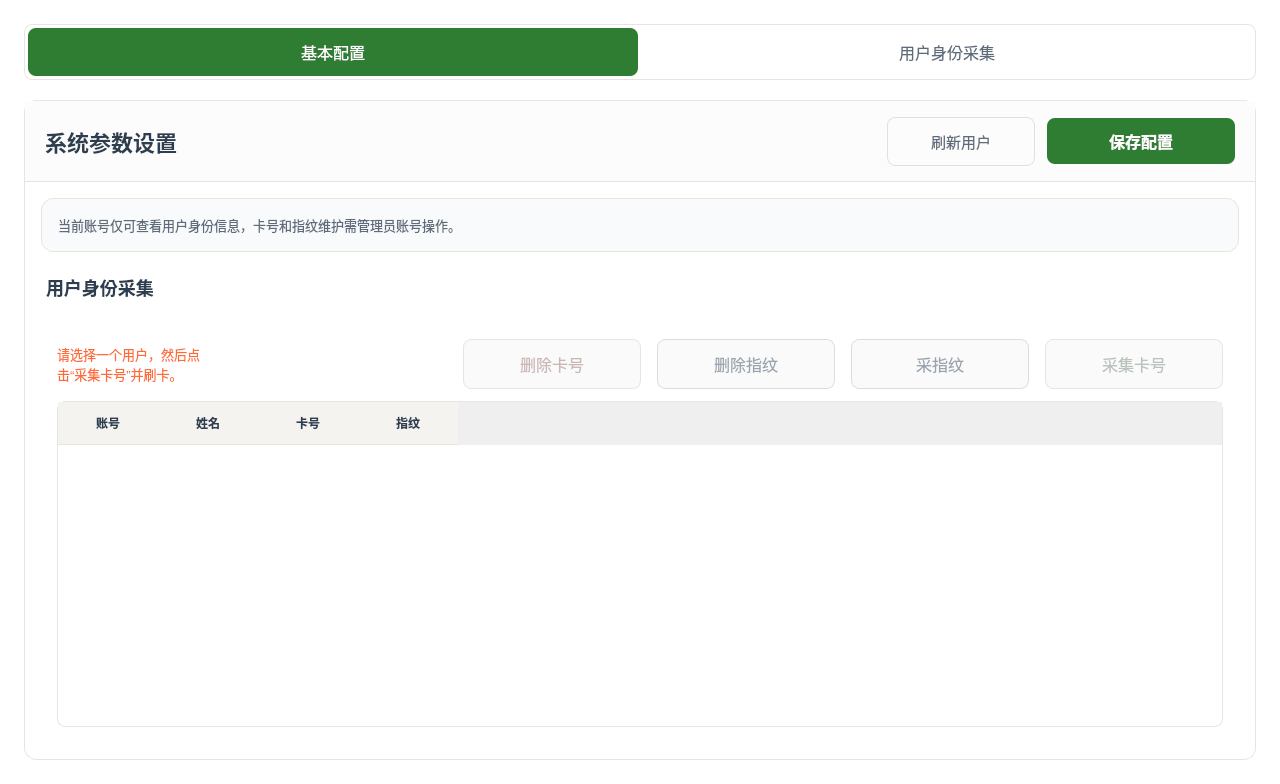
<?xml version="1.0" encoding="UTF-8"?>
<ui version="4.0">
 <class>SystemPage</class>
 <widget class="QWidget" name="SystemPage">
  <property name="geometry">
   <rect>
    <x>0</x>
    <y>0</y>
    <width>1280</width>
    <height>735</height>
   </rect>
  </property>
  <property name="styleSheet">
   <string notr="true">
/* ========== 系统设置页面样式 ========== */
#SystemPage {
    background-color: transparent;
}

/* 页面标题 */
#pageTitle {
    color: #2C3E50;
    font-size: 24px;
    font-weight: normal;
}

/* 标签页切换按钮 - 基础样式 */
#tabBasic, #tabAdvanced {
    background-color: transparent;
    color: #5D6B7A;
    font-size: 16px;
    border: none;
    border-radius: 8px;
    padding: 12px 22px;
    min-width: 120px;
}

#tabBasic:hover, #tabAdvanced:hover, #tabUserIdentity:hover {
    background-color: #E8F5E9;
}

#tabBasic:pressed, #tabAdvanced:pressed, #tabUserIdentity:pressed {
    background-color: #C8E6C9;
}

#tabBasic:checked, #tabAdvanced:checked, #tabUserIdentity:checked {
    background-color: #2E7D32;
    color: #FFFFFF;
}

#sysTabs {
    background-color: #FFFFFF;
    border: 1px solid #E8E4DE;
    border-radius: 8px;
    padding: 4px;
}

/* 表单面板 */
#sysFormPanel {
    background-color: #FFFFFF;
    border: 1px solid #E8E4DE;
    border-radius: 12px;
}

#formHeader {
    border-bottom: 1px solid #E8E4DE;
    background: transparent;
}

#contentStack {
    background: transparent;
    border: none;
}

#basicPage, #advancedPage {
    background: transparent;
}

#basicIntroCard {
    background-color: #F8FAFB;
    border: 1px solid #E8E4DE;
    border-radius: 12px;
}

#basicProfileCard, #basicSerialCard {
    background-color: transparent;
    border: none;
    border-radius: 0;
}

#basicHintLabel {
    color: #5D6B7A;
    font-size: 13px;
    background: transparent;
    border: none;
}

#advancedIntroCard {
    background-color: #F8FAFB;
    border: 1px solid #E8E4DE;
    border-radius: 12px;
}

#advancedHintLabel {
    color: #5D6B7A;
    font-size: 13px;
    background: transparent;
    border: none;
}

#advancedContentHost {
    background-color: #FFFFFF;
    border: none;
    border-radius: 12px;
}

#advancedActionCard, #advancedTableCard {
    background: transparent;
    border: none;
}

#advancedActionHintLabel {
    color: #FF6B35;
    font-size: 13px;
    background: transparent;
    border: none;
}

#formScrollArea {
    border: none;
    background: transparent;
}

#collectFingerprintBtn {
    background-color: #FFFFFF;
    color: #2E7D32;
    font-size: 16px;
    border: 1px solid #2E7D32;
    border-radius: 8px;
    padding: 12px 22px;
    min-width: 132px;
}

#collectFingerprintBtn:hover {
    background-color: #E8F5E9;
}

#collectFingerprintBtn:pressed {
    background-color: #C8E6C9;
}

#collectFingerprintBtn:disabled {
    background-color: #FAFAFA;
    color: #B9C2BB;
    border: 1px solid #E8E4DE;
}

#deleteCardBtn {
    background-color: #FFFFFF;
    color: #C62828;
    font-size: 16px;
    border: 1px solid #E0B6B6;
    border-radius: 8px;
    padding: 12px 22px;
    min-width: 132px;
}

#deleteCardBtn:hover {
    background-color: #FFF2F2;
}

#deleteCardBtn:pressed {
    background-color: #F6DCDC;
}

#deleteCardBtn:disabled {
    background-color: #FAFAFA;
    color: #CCB7B7;
    border-color: #E8E4DE;
}

#deleteFingerprintBtn, #collectFingerprintPlaceholderBtn {
    background-color: #FAFAFA;
    color: #9AA4AF;
    font-size: 16px;
    border: 1px solid #D9DDE2;
    border-radius: 8px;
    padding: 12px 22px;
    min-width: 132px;
}

#userTable {
    background-color: #FFFFFF;
    border: 1px solid #E8E4DE;
    border-radius: 8px;
    gridline-color: #E8E4DE;
}

#userTable::item {
    padding: 8px;
    border-bottom: 1px solid #E8E4DE;
}

#userTable::item:selected {
    background-color: #E8F5E9;
    color: #2C3E50;
}

#userTable QHeaderView::section {
    background-color: #F5F3EF;
    color: #2C3E50;
    font-weight: bold;
    padding: 10px;
    border: none;
    border-bottom: 1px solid #E8E4DE;
}

/* 表单标题 */
#formTitle {
    color: #2C3E50;
    font-size: 22px;
    font-weight: bold;
    border: none;
    background: transparent;
}

/* 分区标题 - 加粗醒目 */
#sectionTitle1, #basicSectionTitle, #advancedSectionTitle {
    color: #2C3E50;
    font-size: 18px;
    font-weight: bold;
    background: transparent;
    border: none;
    padding: 10px 0;
}

/* 字段标签 - 无边框纯文字 */
#field1Label, #field2Label, #field3Label, #field4Label, 
#field5Label, #field6Label, #field7Label, #field8Label {
    color: #5D6B7A;
    font-size: 17px;
    font-weight: 600;
    background: transparent;
    border: none;
    padding: 0;
}

/* 输入框 */
QLineEdit {
    background-color: #F5F3EF;
    border: 1px solid #E8E4DE;
    border-radius: 10px;
    padding: 16px 18px;
    font-size: 18px;
    color: #2C3E50;
    min-height: 28px;
}

/* 下拉框 */
QComboBox {
    background-color: #F7F6F2;
    border: 1px solid #E3E0D8;
    border-radius: 12px;
    padding: 16px 34px 16px 18px;
    font-size: 18px;
    color: #2C3E50;
    min-width: 140px;
    min-height: 28px;
}

QComboBox:disabled, QComboBox[readOnlyMuted=&quot;true&quot;] {
    background-color: #FAFAFA;
    color: #9AA4AF;
    border: 1px solid #E8E4DE;
}

QComboBox:disabled::drop-down, QComboBox[readOnlyMuted=&quot;true&quot;]::drop-down {
    background: transparent;
}

QComboBox:disabled QAbstractItemView, QComboBox[readOnlyMuted=&quot;true&quot;] QAbstractItemView {
    color: #9AA4AF;
}

QLineEdit:focus, QComboBox:focus {
    border-color: #2E7D32;
}

QComboBox::drop-down {
    subcontrol-origin: padding;
    subcontrol-position: top right;
    width: 24px;
    border: none;
    background: transparent;
}

QComboBox::down-arrow {
    image: url(:/branding/chevron_down.svg);
    width: 10px;
    height: 6px;
    margin-right: 8px;
}

QComboBox QAbstractItemView {
    background-color: #FFFFFF;
    color: #1F2937;
    border: 1px solid #DAD7CF;
    border-radius: 12px;
    padding: 4px;
    font-size: 17px;
    selection-background-color: #FFFFFF;
    selection-color: #1F2937;
    outline: 0;
}

QComboBox QAbstractItemView::item {
    min-height: 44px;
    padding: 0 14px;
    color: #1F2937;
    background-color: #FFFFFF;
}

QComboBox QAbstractItemView::item:hover {
    background-color: #FFFFFF;
    color: #1F2937;
}

QComboBox QAbstractItemView::item:selected {
    background-color: #FFFFFF;
    color: #1F2937;
}

/* 刷新按钮 - 点击效果 */
#refreshBtn {
    background-color: #FFFFFF;
    color: #5D6B7A;
    font-size: 15px;
    border: 1px solid #E0E0E0;
    border-radius: 8px;
    padding: 12px 18px;
    min-width: 110px;
}

#refreshBtn:pressed {
    background-color: #BDBDBD;
    border-color: #888888;
    color: #333333;
}

/* 保存按钮 - 点击效果 */
#saveBtn {
    background-color: #2E7D32;
    color: #FFFFFF;
    font-size: 15px;
    border: none;
    border-radius: 8px;
    padding: 12px 20px;
    min-width: 148px;
}

#saveBtn:pressed {
    background-color: #145A14;
}

#serialFixedHintLabel {
    color: #5D6B7A;
    font-size: 16px;
    background-color: #F8FAFB;
    border: 1px solid #E8E4DE;
    border-radius: 10px;
    padding: 14px 18px;
}

#field5Label[readOnlyMuted=&quot;true&quot;], #field6Label[readOnlyMuted=&quot;true&quot;] {
    color: #AAB4AE;
}

#serialFixedHintLabel[readOnlyMuted=&quot;true&quot;] {
    color: #9AA4AF;
    background-color: #FAFAFA;
    border: 1px solid #E8E4DE;
}

/* 分隔线 */
.divider {
    background-color: #E8E4DE;
}
   </string>
  </property>
  <layout class="QVBoxLayout" name="mainLayout">
   <property name="spacing">
    <number>20</number>
   </property>
   <property name="leftMargin">
    <number>24</number>
   </property>
   <property name="topMargin">
    <number>24</number>
   </property>
   <property name="rightMargin">
    <number>24</number>
   </property>
   <property name="bottomMargin">
    <number>24</number>
   </property>
   <item>
    <layout class="QHBoxLayout" name="pageHeader">
     <property name="spacing">
      <number>16</number>
     </property>
     <item>
      <widget class="QWidget" name="sysTabs" native="true">
       <layout class="QHBoxLayout" name="sysTabsLayout">
        <property name="spacing">
         <number>4</number>
        </property>
        <property name="leftMargin">
         <number>4</number>
        </property>
        <property name="topMargin">
         <number>4</number>
        </property>
        <property name="rightMargin">
         <number>4</number>
        </property>
        <property name="bottomMargin">
         <number>4</number>
        </property>
        <item>
         <widget class="QPushButton" name="tabBasic">
          <property name="text">
           <string>基本配置</string>
          </property>
          <property name="checkable">
           <bool>true</bool>
          </property>
          <property name="checked">
           <bool>true</bool>
          </property>
          <property name="autoExclusive">
           <bool>true</bool>
          </property>
         </widget>
        </item>
        <item>
         <widget class="QPushButton" name="tabAdvanced">
          <property name="text">
           <string>用户身份采集</string>
          </property>
          <property name="checkable">
           <bool>true</bool>
          </property>
          <property name="autoExclusive">
           <bool>true</bool>
          </property>
         </widget>
        </item>
       </layout>
      </widget>
     </item>
    </layout>
   </item>
   <item>
    <widget class="QFrame" name="sysFormPanel">
     <property name="frameShape">
      <enum>QFrame::StyledPanel</enum>
     </property>
     <layout class="QVBoxLayout" name="sysFormPanelLayout">
      <property name="spacing">
       <number>0</number>
      </property>
      <property name="leftMargin">
       <number>0</number>
      </property>
      <property name="topMargin">
       <number>0</number>
      </property>
      <property name="rightMargin">
       <number>0</number>
      </property>
      <property name="bottomMargin">
       <number>0</number>
      </property>
      <item>
       <widget class="QWidget" name="formHeader" native="true">
        <property name="styleSheet">
         <string notr="true">background-color: rgb(252, 252, 252);</string>
        </property>
        <layout class="QHBoxLayout" name="formHeaderLayout">
         <property name="spacing">
          <number>12</number>
         </property>
         <property name="leftMargin">
          <number>20</number>
         </property>
         <property name="topMargin">
          <number>16</number>
         </property>
         <property name="rightMargin">
          <number>20</number>
         </property>
         <property name="bottomMargin">
          <number>16</number>
         </property>
         <item>
          <widget class="QLabel" name="formTitle">
           <property name="text">
            <string>系统参数设置</string>
           </property>
          </widget>
         </item>
         <item>
          <spacer name="formHeaderSpacer">
           <property name="orientation">
            <enum>Qt::Horizontal</enum>
           </property>
           <property name="sizeHint" stdset="0">
            <size>
             <width>40</width>
             <height>20</height>
            </size>
           </property>
          </spacer>
         </item>
         <item>
          <widget class="QPushButton" name="refreshBtn">
           <property name="text">
            <string>刷新用户</string>
           </property>
          </widget>
         </item>
         <item>
          <widget class="QPushButton" name="saveBtn">
           <property name="minimumSize">
            <size>
             <width>188</width>
             <height>46</height>
            </size>
           </property>
           <property name="cursor">
            <cursorShape>PointingHandCursor</cursorShape>
           </property>
           <property name="styleSheet">
            <string notr="true">QPushButton#saveBtn {
    background-color: #2E7D32;
    color: #FFFFFF;
    font-size: 16px;
    font-weight: 600;
    border: none;
    border-radius: 8px;
    padding: 10px 20px;
}

QPushButton#saveBtn:hover {
    background-color: #256B29;
}

QPushButton#saveBtn:pressed {
    background-color: #145A14;
}

QPushButton#saveBtn:disabled {
    background-color: #BFD7C1;
    color: #F7FBF7;
}</string>
           </property>
           <property name="text">
            <string>保存配置</string>
           </property>
          </widget>
         </item>
        </layout>
       </widget>
      </item>
      <item>
       <widget class="QStackedWidget" name="contentStack">
        <property name="currentIndex">
         <number>1</number>
        </property>
        <widget class="QWidget" name="basicPage">
         <layout class="QVBoxLayout" name="basicPageLayout">
          <property name="spacing">
           <number>0</number>
          </property>
          <property name="leftMargin">
           <number>0</number>
          </property>
          <property name="topMargin">
           <number>0</number>
          </property>
          <property name="rightMargin">
           <number>0</number>
          </property>
          <property name="bottomMargin">
           <number>0</number>
          </property>
          <item>
           <widget class="QLabel" name="basicSectionTitle">
            <property name="styleSheet">
             <string notr="true">background-color: rgb(252, 252, 252);</string>
            </property>
            <property name="text">
             <string>基础参数</string>
            </property>
           </widget>
          </item>
          <item>
           <widget class="QScrollArea" name="formScrollArea">
            <property name="styleSheet">
             <string notr="true">background-color: rgb(252, 252, 252);</string>
            </property>
            <property name="widgetResizable">
             <bool>true</bool>
            </property>
            <widget class="QWidget" name="formBody">
             <property name="geometry">
              <rect>
               <x>0</x>
               <y>0</y>
               <width>1213</width>
               <height>553</height>
              </rect>
             </property>
             <layout class="QGridLayout" name="gridLayout">
              <item row="0" column="0" colspan="2">
               <widget class="QFrame" name="basicProfileCard">
                <property name="frameShape">
                 <enum>QFrame::StyledPanel</enum>
                </property>
                <layout class="QGridLayout" name="basicProfileLayout">
                 <property name="leftMargin">
                  <number>16</number>
                 </property>
                 <property name="topMargin">
                  <number>16</number>
                 </property>
                 <property name="rightMargin">
                  <number>16</number>
                 </property>
                 <property name="bottomMargin">
                  <number>16</number>
                 </property>
                 <property name="horizontalSpacing">
                  <number>16</number>
                 </property>
                 <property name="verticalSpacing">
                  <number>12</number>
                 </property>
                 <item row="0" column="0">
                  <layout class="QVBoxLayout" name="field1Layout">
                   <property name="spacing">
                    <number>8</number>
                   </property>
                   <item>
                    <widget class="QLabel" name="field1Label">
                     <property name="text">
                      <string>首页地址</string>
                     </property>
                    </widget>
                   </item>
                   <item>
                    <widget class="QLineEdit" name="homeUrlEdit">
                     <property name="text">
                      <string>http://192.168.1.100:8080</string>
                     </property>
                    </widget>
                   </item>
                  </layout>
                 </item>
                 <item row="0" column="1">
                  <layout class="QVBoxLayout" name="field2Layout">
                   <property name="spacing">
                    <number>8</number>
                   </property>
                   <item>
                    <widget class="QLabel" name="field2Label">
                     <property name="text">
                      <string>接口地址</string>
                     </property>
                    </widget>
                   </item>
                   <item>
                    <widget class="QLineEdit" name="apiUrlEdit">
                     <property name="text">
                      <string>http://192.168.1.100:8080/api</string>
                     </property>
                    </widget>
                   </item>
                  </layout>
                 </item>
                 <item row="1" column="0">
                  <layout class="QVBoxLayout" name="field3Layout">
                   <property name="spacing">
                    <number>8</number>
                   </property>
                   <item>
                    <widget class="QLabel" name="field3Label">
                     <property name="text">
                      <string>当前站号</string>
                     </property>
                    </widget>
                   </item>
                   <item>
                    <widget class="QLineEdit" name="stationIdEdit">
                     <property name="text">
                      <string>001</string>
                     </property>
                    </widget>
                   </item>
                  </layout>
                 </item>
                 <item row="1" column="1">
                  <layout class="QVBoxLayout" name="field4Layout">
                   <property name="spacing">
                    <number>8</number>
                   </property>
                   <item>
                    <widget class="QLabel" name="field4Label">
                     <property name="text">
                      <string>租户编码</string>
                     </property>
                    </widget>
                   </item>
                   <item>
                    <widget class="QLineEdit" name="tenantCodeEdit">
                     <property name="text">
                      <string>TENANT001</string>
                     </property>
                    </widget>
                   </item>
                  </layout>
                 </item>
                </layout>
               </widget>
              </item>
              <item row="1" column="0" colspan="2">
               <widget class="QFrame" name="divider1">
                <property name="minimumSize">
                 <size>
                  <width>0</width>
                  <height>1</height>
                 </size>
                </property>
                <property name="maximumSize">
                 <size>
                  <width>16777215</width>
                  <height>1</height>
                 </size>
                </property>
                <property name="styleSheet">
                 <string notr="true">background-color: #E8E4DE;</string>
                </property>
                <property name="frameShape">
                 <enum>QFrame::HLine</enum>
                </property>
               </widget>
              </item>
              <item row="2" column="0" colspan="2">
               <widget class="QLabel" name="sectionTitle1">
                <property name="text">
                 <string>串口配置</string>
                </property>
               </widget>
              </item>
              <item row="3" column="0" colspan="2">
               <widget class="QFrame" name="basicSerialCard">
                <property name="frameShape">
                 <enum>QFrame::StyledPanel</enum>
                </property>
                <layout class="QGridLayout" name="basicSerialLayout">
                 <property name="leftMargin">
                  <number>16</number>
                 </property>
                 <property name="topMargin">
                  <number>16</number>
                 </property>
                 <property name="rightMargin">
                  <number>16</number>
                 </property>
                 <property name="bottomMargin">
                  <number>16</number>
                 </property>
                 <property name="horizontalSpacing">
                  <number>16</number>
                 </property>
                 <property name="verticalSpacing">
                  <number>12</number>
                 </property>
                 <item row="0" column="0">
                  <layout class="QVBoxLayout" name="field5Layout">
                   <property name="spacing">
                    <number>8</number>
                   </property>
                   <item>
                    <widget class="QLabel" name="field5Label">
                     <property name="text">
                      <string>钥匙串口</string>
                     </property>
                    </widget>
                   </item>
                   <item>
                    <widget class="QComboBox" name="keySerialCombo">
                     <property name="editable">
                      <bool>false</bool>
                     </property>
                     <item>
                      <property name="text">
                       <string>COM1</string>
                      </property>
                     </item>
                     <item>
                      <property name="text">
                       <string>COM2</string>
                      </property>
                     </item>
                     <item>
                      <property name="text">
                       <string>COM3</string>
                      </property>
                     </item>
                     <item>
                      <property name="text">
                       <string>COM4</string>
                      </property>
                     </item>
                    </widget>
                   </item>
                  </layout>
                 </item>
                 <item row="0" column="1">
                  <layout class="QVBoxLayout" name="field6Layout">
                   <property name="spacing">
                    <number>8</number>
                   </property>
                   <item>
                    <widget class="QLabel" name="field6Label">
                     <property name="text">
                      <string>读卡串口</string>
                     </property>
                    </widget>
                   </item>
                   <item>
                    <widget class="QComboBox" name="cardSerialCombo">
                     <property name="editable">
                      <bool>false</bool>
                     </property>
                     <item>
                      <property name="text">
                       <string>COM1</string>
                      </property>
                     </item>
                     <item>
                      <property name="text">
                       <string>COM2</string>
                      </property>
                     </item>
                     <item>
                      <property name="text">
                       <string>COM3</string>
                      </property>
                     </item>
                     <item>
                      <property name="text">
                       <string>COM4</string>
                      </property>
                     </item>
                    </widget>
                   </item>
                  </layout>
                 </item>
                 <item row="1" column="0" colspan="2">
                  <widget class="QLabel" name="serialFixedHintLabel">
                   <property name="text">
                    <string>固定参数：钥匙串口 115200 / 8位，读卡串口 9600 / 8位</string>
                   </property>
                   <property name="wordWrap">
                    <bool>true</bool>
                   </property>
                  </widget>
                 </item>
                </layout>
               </widget>
              </item>
              <item row="4" column="0" colspan="2">
               <spacer name="formBottomSpacer">
                <property name="orientation">
                 <enum>Qt::Vertical</enum>
                </property>
                <property name="sizeHint" stdset="0">
                 <size>
                  <width>20</width>
                  <height>40</height>
                 </size>
                </property>
               </spacer>
              </item>
             </layout>
            </widget>
           </widget>
          </item>
         </layout>
        </widget>
        <widget class="QWidget" name="advancedPage">
         <layout class="QVBoxLayout" name="advancedPageLayout">
          <property name="spacing">
           <number>12</number>
          </property>
          <property name="leftMargin">
           <number>16</number>
          </property>
          <property name="topMargin">
           <number>16</number>
          </property>
          <property name="rightMargin">
           <number>16</number>
          </property>
          <property name="bottomMargin">
           <number>16</number>
          </property>
          <item>
           <widget class="QFrame" name="advancedIntroCard">
            <property name="visible">
             <bool>false</bool>
            </property>
            <property name="frameShape">
             <enum>QFrame::StyledPanel</enum>
            </property>
            <layout class="QVBoxLayout" name="advancedIntroLayout">
             <property name="spacing">
              <number>6</number>
             </property>
             <property name="leftMargin">
              <number>16</number>
             </property>
             <property name="topMargin">
              <number>16</number>
             </property>
             <property name="rightMargin">
              <number>16</number>
             </property>
             <property name="bottomMargin">
              <number>16</number>
             </property>
             <item>
              <widget class="QLabel" name="advancedHintLabel">
               <property name="text">
                <string>当前账号仅可查看用户身份信息，卡号和指纹维护需管理员账号操作。</string>
               </property>
               <property name="wordWrap">
                <bool>true</bool>
               </property>
              </widget>
             </item>
            </layout>
           </widget>
          </item>
          <item>
           <widget class="QLabel" name="advancedSectionTitle">
            <property name="visible">
             <bool>false</bool>
            </property>
            <property name="text">
             <string>用户身份采集</string>
            </property>
           </widget>
          </item>
          <item>
           <widget class="QFrame" name="advancedContentHost">
            <property name="minimumSize">
             <size>
              <width>0</width>
              <height>420</height>
             </size>
            </property>
            <property name="frameShape">
             <enum>QFrame::StyledPanel</enum>
            </property>
            <layout class="QVBoxLayout" name="advancedContentHostLayout">
             <property name="spacing">
              <number>12</number>
             </property>
             <property name="leftMargin">
              <number>16</number>
             </property>
             <property name="topMargin">
              <number>16</number>
             </property>
             <property name="rightMargin">
              <number>16</number>
             </property>
             <property name="bottomMargin">
              <number>16</number>
             </property>
             <item>
              <widget class="QFrame" name="advancedActionCard">
               <property name="frameShape">
                <enum>QFrame::NoFrame</enum>
               </property>
               <layout class="QVBoxLayout" name="advancedActionCardLayout">
                <property name="spacing">
                 <number>12</number>
                </property>
                <property name="leftMargin">
                 <number>0</number>
                </property>
                <property name="topMargin">
                 <number>0</number>
                </property>
                <property name="rightMargin">
                 <number>0</number>
                </property>
                <property name="bottomMargin">
                 <number>0</number>
                </property>
                <item>
                 <layout class="QHBoxLayout" name="advancedActionRow">
                  <property name="spacing">
                   <number>16</number>
                  </property>
                  <item>
                   <widget class="QLabel" name="advancedActionHintLabel">
                    <property name="text">
                     <string>请选择一个用户，然后点击“采集卡号”并刷卡。</string>
                    </property>
                    <property name="wordWrap">
                     <bool>true</bool>
                    </property>
                   </widget>
                  </item>
                  <item>
                   <spacer name="advancedActionSpacer">
                    <property name="orientation">
                     <enum>Qt::Horizontal</enum>
                    </property>
                    <property name="sizeHint" stdset="0">
                     <size>
                      <width>40</width>
                      <height>20</height>
                     </size>
                    </property>
                   </spacer>
                  </item>
                  <item>
                   <widget class="QPushButton" name="deleteCardBtn">
                    <property name="enabled">
                     <bool>false</bool>
                    </property>
                    <property name="text">
                     <string>删除卡号</string>
                    </property>
                   </widget>
                  </item>
                  <item>
                   <widget class="QPushButton" name="deleteFingerprintBtn">
                    <property name="enabled">
                     <bool>false</bool>
                    </property>
                    <property name="toolTip">
                     <string>指纹维护即将接入</string>
                    </property>
                    <property name="text">
                     <string>删除指纹</string>
                    </property>
                   </widget>
                  </item>
                  <item>
                   <widget class="QPushButton" name="collectFingerprintPlaceholderBtn">
                    <property name="enabled">
                     <bool>false</bool>
                    </property>
                    <property name="toolTip">
                     <string>指纹维护即将接入</string>
                    </property>
                    <property name="text">
                     <string>采指纹</string>
                    </property>
                   </widget>
                  </item>
                  <item>
                   <widget class="QPushButton" name="collectFingerprintBtn">
                    <property name="enabled">
                     <bool>false</bool>
                    </property>
                    <property name="text">
                     <string>采集卡号</string>
                    </property>
                   </widget>
                  </item>
                 </layout>
                </item>
               </layout>
              </widget>
             </item>
             <item>
              <widget class="QFrame" name="advancedTableCard">
               <property name="frameShape">
                <enum>QFrame::NoFrame</enum>
               </property>
               <layout class="QVBoxLayout" name="advancedTableCardLayout">
                <property name="spacing">
                 <number>0</number>
                </property>
                <property name="leftMargin">
                 <number>0</number>
                </property>
                <property name="topMargin">
                 <number>0</number>
                </property>
                <property name="rightMargin">
                 <number>0</number>
                </property>
                <property name="bottomMargin">
                 <number>0</number>
                </property>
                <item>
                 <widget class="QTableWidget" name="userTable">
                  <property name="editTriggers">
                   <set>QAbstractItemView::NoEditTriggers</set>
                  </property>
                  <property name="alternatingRowColors">
                   <bool>false</bool>
                  </property>
                  <property name="selectionMode">
                   <enum>QAbstractItemView::SingleSelection</enum>
                  </property>
                  <property name="selectionBehavior">
                   <enum>QAbstractItemView::SelectRows</enum>
                  </property>
                  <property name="showGrid">
                   <bool>true</bool>
                  </property>
                  <property name="columnCount">
                   <number>4</number>
                  </property>
                  <column>
                   <property name="text">
                    <string>账号</string>
                   </property>
                  </column>
                  <column>
                   <property name="text">
                    <string>姓名</string>
                   </property>
                  </column>
                  <column>
                   <property name="text">
                    <string>卡号</string>
                   </property>
                  </column>
                  <column>
                   <property name="text">
                    <string>指纹</string>
                   </property>
                  </column>
                 </widget>
                </item>
               </layout>
              </widget>
             </item>
            </layout>
           </widget>
          </item>
         </layout>
        </widget>
       </widget>
      </item>
     </layout>
    </widget>
   </item>
  </layout>
 </widget>
 <resources/>
 <connections/>
</ui>
